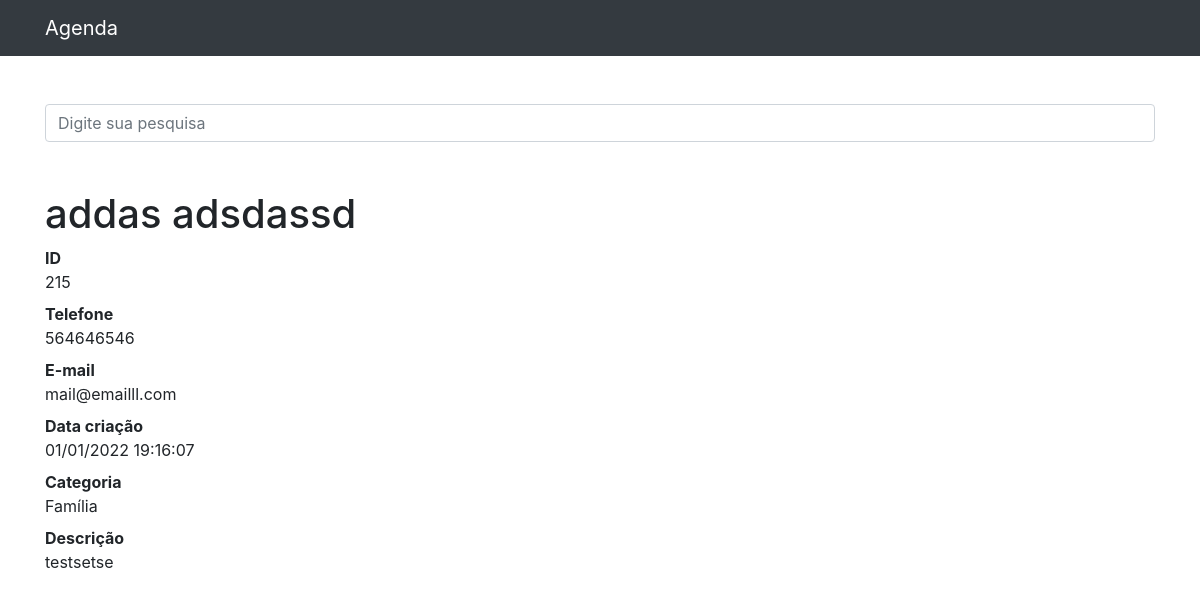
Page /215 on the committed database.
### contatos/models.py (models this page shows, shortened)
class Contato(models.Model):
    nome = models.CharField(max_length=150)
    sobrenome = models.CharField(max_length=255, blank=True)
    telefone = models.CharField(max_length=255)
    email = models.CharField(max_length=255, blank=True)
    data_criacao = models.DateTimeField(default=timezone.now)
    descricao = models.TextField(blank=True)
    categoria = models.ForeignKey(Categoria, on_delete=models.DO_NOTHING)
    mostrar = models.BooleanField(default=True)
    foto = models.ImageField(blank=True, upload_to='fotos/%Y/%m/')

class Categoria(models.Model):
    nome = models.CharField(max_length=255)
    def __str__(self):
        return self.nome

### contatos/views.py (the view)
# urls.py: path('<int:contato_id>', views.ver_contato, name='ver_contato'),
def ver_contato(request, contato_id):
    contato = get_object_or_404(Contato, id=contato_id)
    if not contato.mostrar:
        raise Http404()
    return render(request, 'contatos/ver_contato.html', {
        'contato': contato
    })

### contatos/templates/contatos/ver_contato.html (shortened to what this page needs)
{% extends 'base.html' %}
{%block conteudo%}
  <h1 class="mt-5">{{ contato.nome }} {{ contato.sobrenome }}</h1>
  <dl>
    <dt>ID</dt>
    <dd>{{ contato.id }}</dd>
    <dt>Telefone</dt>
    <dd>{{ contato.telefone }}</dd>
    <dt>E-mail</dt>
    <dd>{{ contato.email }}</dd>
    <dt>Data criação</dt>
    <dd>{{ contato.data_criacao|date:'d/m/Y H:i:s' }}</dd>
    <dt>Categoria</dt>
    <dd>{{ contato.categoria }}</dd>
    <dt>Descrição</dt>
    <dd>{{ contato.descricao }}</dd>
  </dl>
{%endblock%}

### rows in the picture
Contato: nome "addas", sobrenome "adsdassd", id "215", telefone "564646546", email "mail@emailll.com", data_criacao "01/01/2022 19:16:07", categoria "Família", descricao "testsetse"
